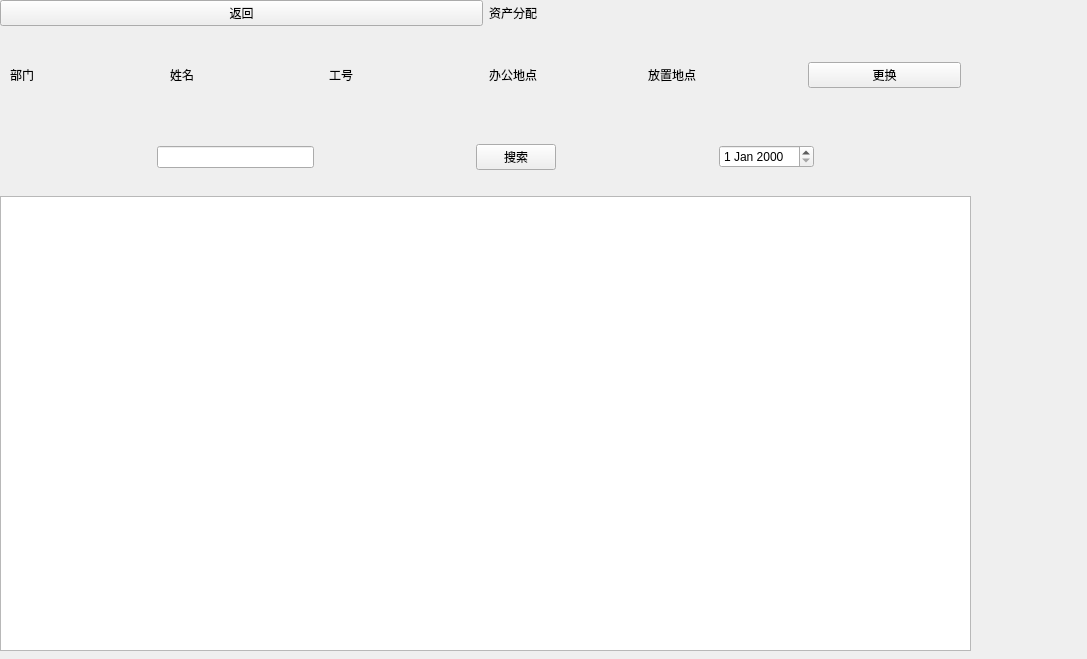
<?xml version="1.0" encoding="UTF-8"?>
<ui version="4.0">
 <class>AsignAssetWidget</class>
 <widget class="QWidget" name="AsignAssetWidget">
  <property name="geometry">
   <rect>
    <x>0</x>
    <y>0</y>
    <width>1087</width>
    <height>659</height>
   </rect>
  </property>
  <property name="windowTitle">
   <string>Form</string>
  </property>
  <widget class="QWidget" name="verticalLayoutWidget">
   <property name="geometry">
    <rect>
     <x>0</x>
     <y>0</y>
     <width>971</width>
     <height>651</height>
    </rect>
   </property>
   <layout class="QVBoxLayout" name="verticalLayout">
    <item>
     <layout class="QHBoxLayout" name="horizontalLayout">
      <item>
       <widget class="QPushButton" name="pushButton_back">
        <property name="text">
         <string>返回</string>
        </property>
       </widget>
      </item>
      <item>
       <widget class="QLabel" name="label_6">
        <property name="text">
         <string>资产分配</string>
        </property>
       </widget>
      </item>
     </layout>
    </item>
    <item>
     <layout class="QHBoxLayout" name="horizontalLayout_4">
      <property name="leftMargin">
       <number>10</number>
      </property>
      <property name="topMargin">
       <number>30</number>
      </property>
      <property name="rightMargin">
       <number>10</number>
      </property>
      <property name="bottomMargin">
       <number>30</number>
      </property>
      <item>
       <widget class="QLabel" name="label_5">
        <property name="text">
         <string>部门</string>
        </property>
       </widget>
      </item>
      <item>
       <widget class="QLabel" name="label_4">
        <property name="text">
         <string>姓名</string>
        </property>
       </widget>
      </item>
      <item>
       <widget class="QLabel" name="label_3">
        <property name="text">
         <string>工号</string>
        </property>
       </widget>
      </item>
      <item>
       <widget class="QLabel" name="label_2">
        <property name="text">
         <string>办公地点</string>
        </property>
       </widget>
      </item>
      <item>
       <widget class="QLabel" name="label">
        <property name="text">
         <string>放置地点</string>
        </property>
       </widget>
      </item>
      <item>
       <widget class="QPushButton" name="pushButton">
        <property name="text">
         <string>更换</string>
        </property>
       </widget>
      </item>
     </layout>
    </item>
    <item>
     <layout class="QHBoxLayout" name="horizontalLayout_3">
      <property name="topMargin">
       <number>20</number>
      </property>
      <property name="bottomMargin">
       <number>20</number>
      </property>
      <item>
       <spacer name="horizontalSpacer_4">
        <property name="orientation">
         <enum>Qt::Horizontal</enum>
        </property>
        <property name="sizeHint" stdset="0">
         <size>
          <width>40</width>
          <height>20</height>
         </size>
        </property>
       </spacer>
      </item>
      <item>
       <widget class="QLineEdit" name="lineEdit"/>
      </item>
      <item>
       <spacer name="horizontalSpacer">
        <property name="orientation">
         <enum>Qt::Horizontal</enum>
        </property>
        <property name="sizeHint" stdset="0">
         <size>
          <width>40</width>
          <height>20</height>
         </size>
        </property>
       </spacer>
      </item>
      <item>
       <widget class="QPushButton" name="pushButton_2">
        <property name="text">
         <string>搜索</string>
        </property>
       </widget>
      </item>
      <item>
       <spacer name="horizontalSpacer_2">
        <property name="orientation">
         <enum>Qt::Horizontal</enum>
        </property>
        <property name="sizeHint" stdset="0">
         <size>
          <width>40</width>
          <height>20</height>
         </size>
        </property>
       </spacer>
      </item>
      <item>
       <widget class="QDateEdit" name="dateEdit"/>
      </item>
      <item>
       <spacer name="horizontalSpacer_3">
        <property name="orientation">
         <enum>Qt::Horizontal</enum>
        </property>
        <property name="sizeHint" stdset="0">
         <size>
          <width>40</width>
          <height>20</height>
         </size>
        </property>
       </spacer>
      </item>
     </layout>
    </item>
    <item>
     <widget class="QTableView" name="tableView"/>
    </item>
   </layout>
  </widget>
 </widget>
 <resources/>
 <connections/>
</ui>
